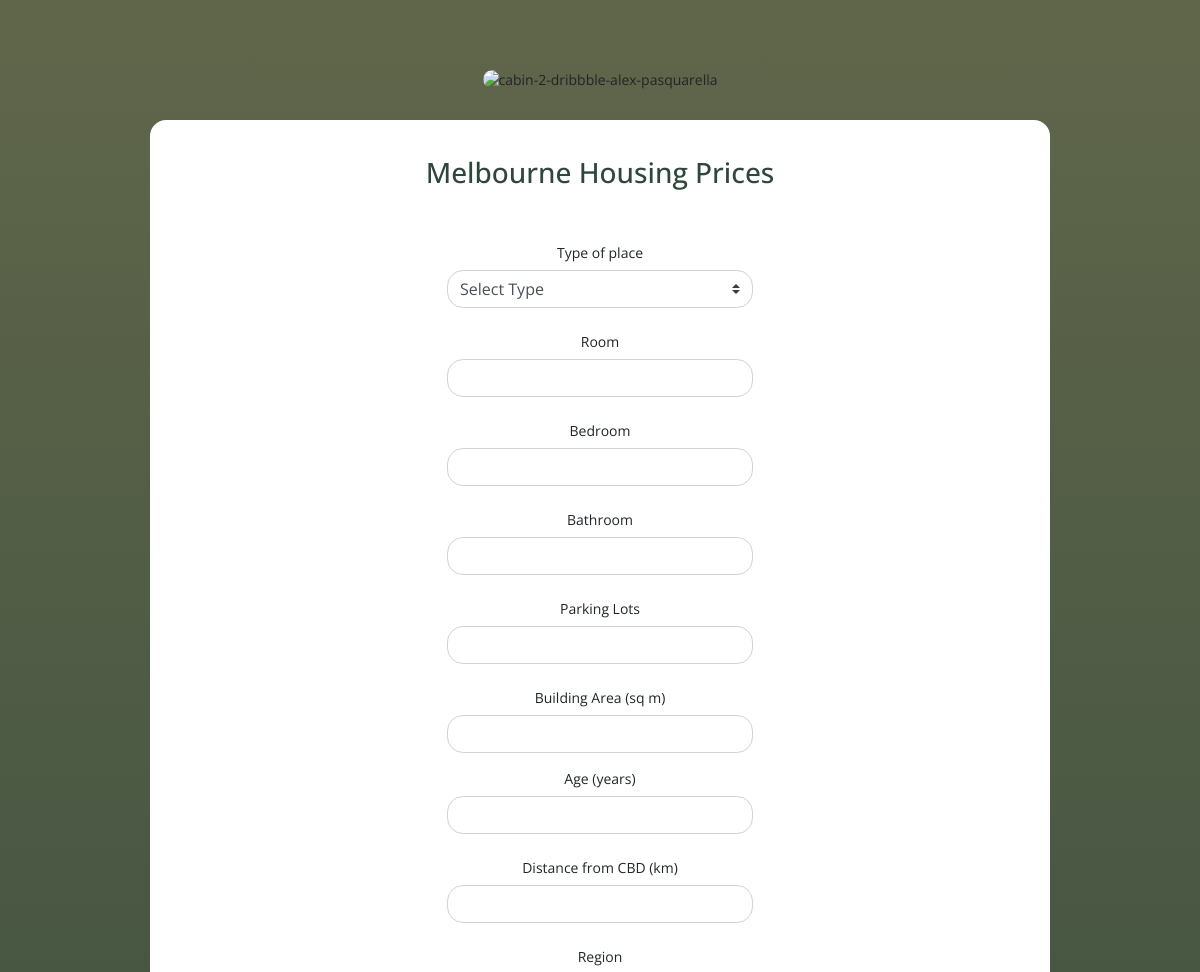
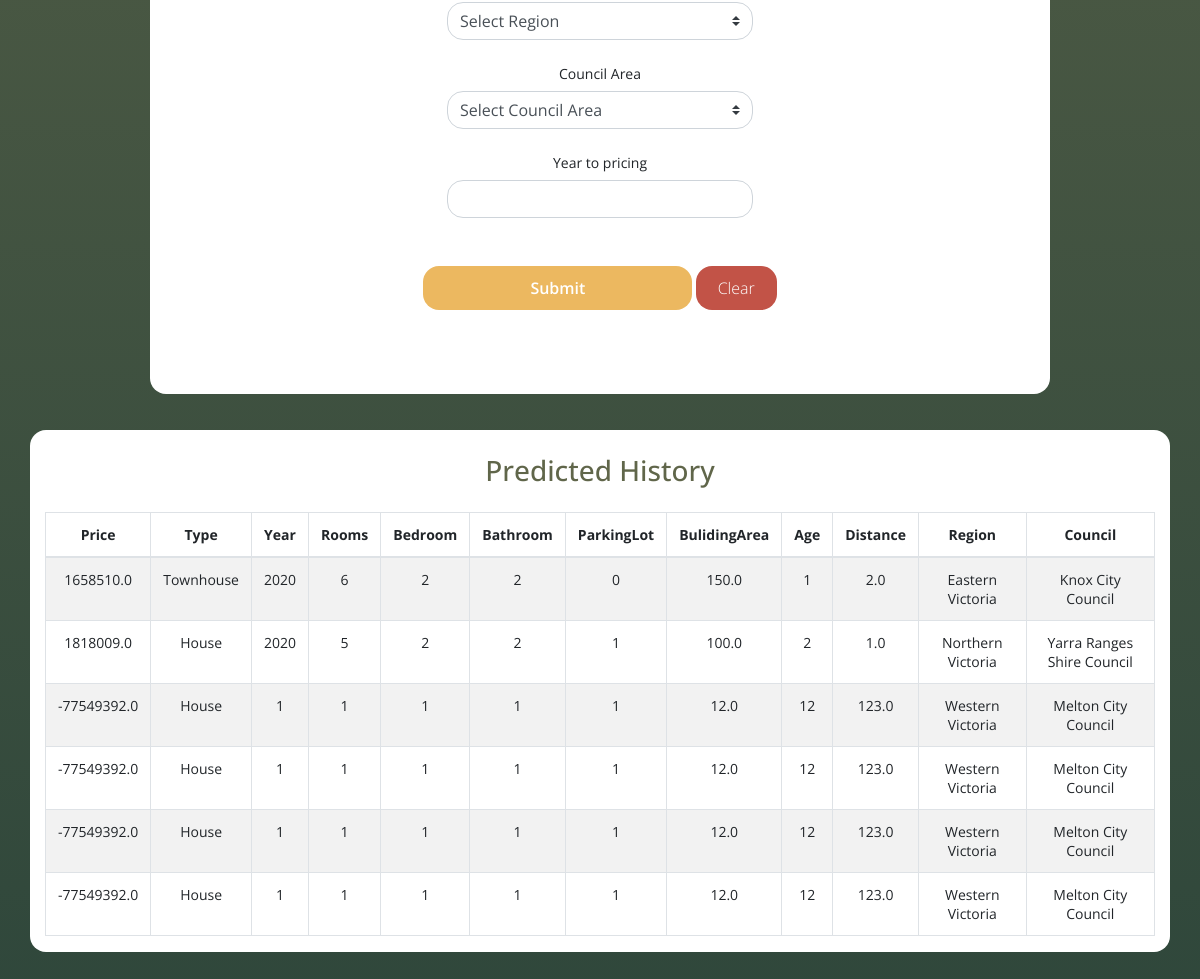
The page / on the database its author committed (2 pictures, top to bottom).
### app/Db.py (models this page shows, shortened)
class Data(db.Model) :
    id = db.Column(db.Integer, primary_key=True)
    room = db.Column(db.Integer)
    bedroom = db.Column(db.Integer)
    bathroom = db.Column(db.Integer)
    buildarea = db.Column(db.Float)
    carspots = db.Column(db.Integer)
    type_p = db.Column(db.String(255))
    distance = db.Column(db.Float)
    region = db.Column(db.String(255))
    councilarea = db.Column(db.String(255))
    age = db.Column(db.Integer)
    date = db.Column(db.Integer)
    price_predict = db.Column(db.Float)

### app/view.py (the view)
@app.route("/", methods=["GET"])
def index() :
    query_db = Data.query.order_by(Data.id.desc()).limit(6)
    return render_template("index.html", query = query_db)

### app/templates/index.html (shortened to what this page needs)
<!DOCTYPE html>
<html lang="en">
<head>
  <link rel="stylesheet" href="https://stackpath.bootstrapcdn.com/bootstrap/4.3.1/css/bootstrap.min.css"
>
  <link rel="stylesheet" type="text/css" href="static/css/styleAI.css">
</head>
<body>
  <div class="container contact-form">
    <div class="contact-image">
      <img src="https://i.ibb.co/1Zc88y8/cabin-2-dribbble-alex-pasquarella.png" alt="cabin-2-dribbble-alex-pasquarella">
    </div>
    <div class="container">
      <form class="needs-validation" action="/predict" method="POST" novalidate>
        <h3>Melbourne Housing Prices</h3>
        <div class="col-md-6 offset-md-3 mb-4">
          <label for="colFormLabel">Type of place</label>
          <select name="type" class="custom-select form-control" required>
            <option value="">Select Type</option>
          </select>
        </div>
        <div class="col-md-6 offset-md-3 mb-4">
          <label for="colFormLabel">Room</label>
          <input type="number" min="0" class="form-control" name="room" required>
        </div>
        <div class="col-md-6 offset-md-3 mb-4">
          <label for="colFormLabel">Bedroom</label>
          <input type="number" min="0" class="form-control" name="bedroom" required>
        </div>
        <div class="col-md-6 offset-md-3 mb-4">
          <label for="colFormLabel" class="">Bathroom</label>
          <input type="number" min="0" class="form-control" name="bathroom" required>
        </div>
        <div class="col-md-6 offset-md-3 mb-4">
          <label for="colFormLabel">Parking Lots</label>
          <input type="number" min="0" class="form-control" name="parkinglots" required>
        </div>
        <div class="col-md-6 offset-md-3 mb-3">
          <label for="colFormLabel">Building Area (sq m)</label>
          <input type="number" min="0" step="any" class="form-control" name="buildingarea" required>
        </div>
        <div class="col-md-6 offset-md-3 mb-4">
          <label for="colFormLabel">Age (years)</label>
          <input type="number" min="0" class="form-control" name="age" required>
        </div>
        <div class="col-md-6 offset-md-3 mb-4">
          <label for="colFormLabel">Distance from CBD (km)</label>
          <input type="number" min="0" class="form-control" name="distance" required>
        </div>
        <div class="col-md-6 offset-md-3 mb-4">
          <label for="colFormLabel">Region</label>
          <select name="region" class="region custom-select form-control " required>
            <option value="">Select Region</option>
          </select>
        </div>
        <div class="col-md-6 offset-md-3 mb-4">
          <label for="colFormLabel">Council Area</label>
          <div class="option">
            <select class="Northern_Metropolitan custom-select form-control">
              <option value="">Select Council Area</option>
            </select>
          </div>
        </div>
        <div class="col-md-6 offset-md-3 mb-4">
          <label for="colFormLabel">Year to pricing</label>
          <input type="number" min="1" class="form-control" name="date" required>
        </div>
          <button type="submit" class="btn btn-primary btnContactSubmit mt-4">Submit</button>
          <button type="reset" value="Reset" class="btn btn-danger btnContact mt-4">Clear</button>
      </form>
    </div>
  </div>
  <div class="container contact-form1">
    <div class="pt-4 pb-3">
      <h3>Predicted History</h3>
    </div>
    <div class="table-responsive">
      <table class="table table-striped table-bordered table-hover">
        <thead>
          <tr>
            <th scope="col">Price</th>
            <th scope="col">Type</th>
            <th scope="col">Year</th>
            <th scope="col">Rooms</th>
            <th scope="col">Bedroom</th>
            <th scope="col">Bathroom</th>
            <th scope="col">ParkingLot</th>
            <th scope="col">BulidingArea</th>
            <th scope="col">Age</th>
            <th scope="col">Distance</th>
            <th scope="col">Region</th>
            <th scope="col">Council</th>
          </tr>
        </thead>
        <tbody>
          {%for q in query%}
          <tr>
            <td>
              {{q.price_predict}}
            </td>
            <td>
              {{q.type_p}}
            </td>
            <td>
              {{q.date}}
            </td>
            <td>
              {{q.room}}
            </td>
            <td>
              {{q.bedroom}}
            </td>
            <td>
              {{q.bathroom}}
            </td>
            <td>
              {{q.carspots}}
            </td>
            <td>
              {{q.buildarea}}
            </td>
            <td>
              {{q.age}}
            </td>
            <td>
              {{q.distance}}
            </td>
            <td>
              {{q.region}}
            </td>
            <td>
              {{q.councilarea}}
            </td>
          </tr>
          {%endfor%}
        </tbody>
      </table>
    </div>
  </div>
</body>
</html>

### app/static/css/styleAI.css (style rules this page uses)
body { background: -webkit-linear-gradient(bottom, #2f473b, #60664a); font: 14px "Open Sans", sans-serif; text-align: center; }
input[type=number] { -moz-appearance: textfield; }
.contact-form { background: #fff; margin-top: 10%; margin-bottom: 3%; width: 75%; border-radius: 1rem; }
.contact-form1 { background: #fff; margin-bottom: 5%; width: 97%; border-radius: 1rem; }
.contact-form1 h3 { text-align: center; color: #60664a; }
.contact-form .form-control { border-radius: 1rem; }
.contact-image { text-align: center; }
.contact-image img { border-radius: 6rem; width: 31%; margin-top: -12%; }
.contact-form form { padding: 10%; }
.contact-form h3 { margin-bottom: 8%; margin-top: -10%; text-align: center; color: #2f473b; }
.contact-form .btnContact { width: 12%; border: none; border-radius: 1rem; padding: 1.5%; background: #c25347; font-weight: 200; color: #fff; cursor: pointer; }
.btnContactSubmit { width: 40%; border-radius: 1rem; padding: 1.5%; color: #fff; background-color: #ecb860; font-weight: 600; border: none; cursor: pointer; }
* { margin: 0px; padding: 0px; }

### rows shown on the page
Data: price_predict "1658510.0", type_p "Townhouse", date "2020", room "6", bedroom "2", bathroom "2", carspots "0", buildarea "150.0", age "1", distance "2.0", region "Eastern Victoria", councilarea "Knox City Council"
Data: price_predict "1818009.0", type_p "House", date "2020", room "5", bedroom "2", bathroom "2", carspots "1", buildarea "100.0", age "2", distance "1.0", region "Northern Victoria", councilarea "Yarra Ranges Shire Council"
Data: price_predict "-77549392.0", type_p "House", date "1", room "1", bedroom "1", bathroom "1", carspots "1", buildarea "12.0", age "12", distance "123.0", region "Western Victoria", councilarea "Melton City Council"
Data: price_predict "-77549392.0", type_p "House", date "1", room "1", bedroom "1", bathroom "1", carspots "1", buildarea "12.0", age "12", distance "123.0", region "Western Victoria", councilarea "Melton City Council"
Data: price_predict "-77549392.0", type_p "House", date "1", room "1", bedroom "1", bathroom "1", carspots "1", buildarea "12.0", age "12", distance "123.0", region "Western Victoria", councilarea "Melton City Council"
Data: price_predict "-77549392.0", type_p "House", date "1", room "1", bedroom "1", bathroom "1", carspots "1", buildarea "12.0", age "12", distance "123.0", region "Western Victoria", councilarea "Melton City Council"
